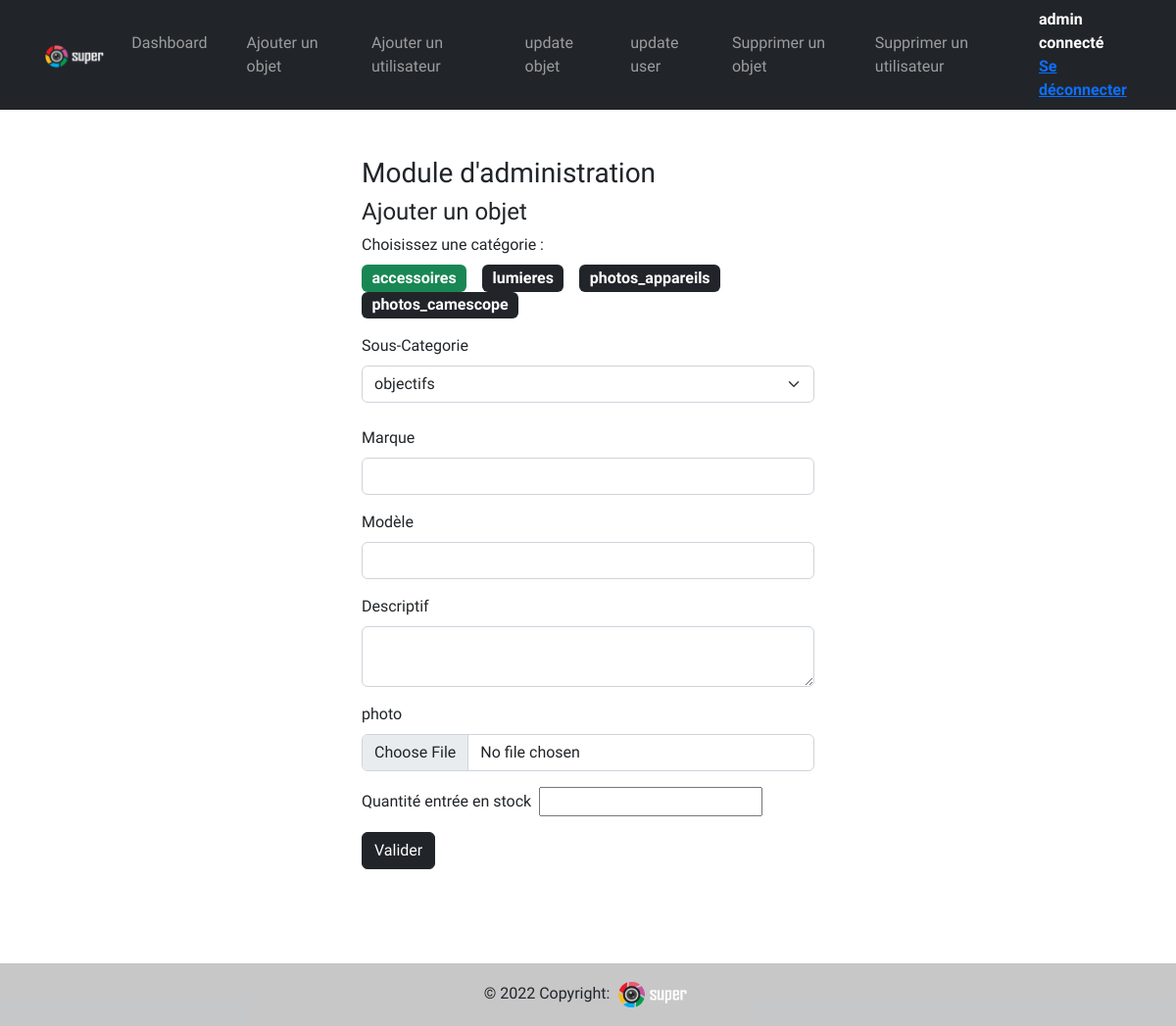
/admin/insert-objet?cat=1 (signed in), run on the app's committed database.
### tables this page shows
CREATE TABLE IF NOT EXISTS `category` (
  `id_category` int NOT NULL AUTO_INCREMENT,
  `nom_category` varchar(55) NOT NULL,
  PRIMARY KEY (`id_category`)
);

### admin/insert-objet.php (the view, shortened to what this page needs)
<?php
if (!$_SESSION['nom_user']) {
	header('location:../index.php');
}
else {
	if ($_SESSION['auth'] != 1) {
		header("location:../landing.php");
	} else {
		include '../inc/connection.php';
		include '../inc/header.php';
		include '../inc/navbar.php';
?>
		<div class="container min-vh-100">
			<form action="insert-objet-action.php" method="post" class="mb-5 w-50 p-5 m-auto">
				<?= "<h3>Module d'administration</h3>"; ?>
				<h4>Ajouter un objet</h4>
				<div class="mb-3">
					<label for="exampleInputEmail1" class="form-label">Choisissez une catégorie :</label><br />
					<?php
					$requete = "SELECT * FROM category";
					$query = $pdo->query($requete);
					$resultat = $query->fetchAll();
					foreach ($resultat as $key => $variable) {
						$id_category = $resultat[$key]['id_category'];
						$nom_category = $resultat[$key]['nom_category'];
						if (isset($_GET['cat']) && ($_GET['cat']) == $id_category) {
							$style = "class='badge text-bg-success text-decoration-none fs-6 me-3'";
						} else {
							$style = "class='badge text-bg-dark text-decoration-none fs-6 me-3'";
						}
						echo "<a $style href='insert-objet?cat=$id_category'>$nom_category</a>";
					}
					?>
				</div>
				<?php if (isset($_GET['cat'])) {	?>
					<div class="mb-3">
						<label for="exampleInputEmail1" class="form-label">Sous-Categorie</label>
						<select name="subcategory" class="form-select mb-4" aria-label="Default select example">
							<?php
							$category_select = $_GET['cat'];
							$requete = "SELECT * FROM sub_category WHERE id_category=$category_select";
							$query = $pdo->query($requete);
							$resultat = $query->fetchAll();
							foreach ($resultat as $key => $variable) {
								$id_sub_category = $resultat[$key]['id_subcategory'];
								echo "<option value='$id_sub_category'>";
								echo $resultat[$key]['nom_subcategory'];
								echo "</option>";
							}
							?>
						</select>
					</div>
					<div class="mb-3">
						<label for="exampleInputEmail1" class="form-label">Marque</label>
						<input name="marque" type="text" class="form-control" id="exampleInputEmail1" aria-describedby="emailHelp">
					</div>
					<div class="mb-3">
						<label for="exampleInputEmail1" class="form-label">Modèle</label>
						<input name="modele" type="text" class="form-control" id="exampleInputEmail1" aria-describedby="emailHelp">
					</div>
					<div class="mb-3">
						<label for="exampleInputEmail1" class="form-label">Descriptif</label>
						<textarea name="descriptif" type="text" class="form-control" id="exampleInputEmail1" aria-describedby="emailHelp"></textarea>
					</div>
					<div class="mb-3">
						<label for="exampleInputEmail1" class="form-label">photo</label>
						<input name="photo" type="file" class="form-control" id="exampleInputEmail1" aria-describedby="emailHelp">
					</div>
					<div class="mb-3">
						<label>Quantité entrée en stock </label>&nbsp;
						<input name="quantite" type="texte">
					</div>
				<?php }
				?>
				<button type="submit" class="btn btn-dark">Valider</button>
			</form>
		</div>
		<?php include '../inc/footer.php' ?>
<?php
	}
}
?>

### assets/style/style.css (style rules this page uses)
body { font-family: "Cabin", sans-serif; }

### data on the page
category: nom_category "accessoires"
category: nom_category "lumieres"
category: nom_category "photos_appareils"
category: nom_category "photos_camescope"

### other printed values
$_SESSION['nom_user'] "admin"
form field subcategory "objectifs"
